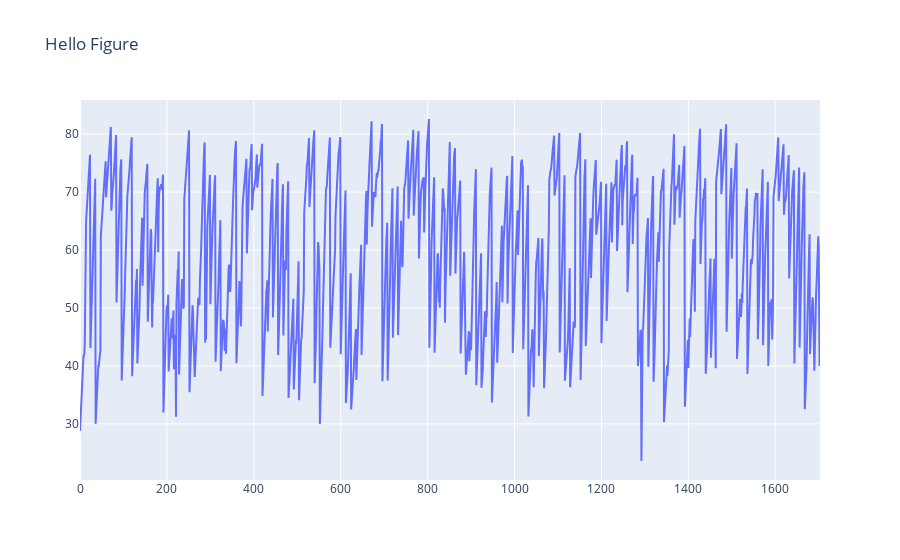

Source (notebook cell):
### Code cell
import plotly.graph_objects as go
fig = go.Figure()
fig.add_trace(go.Scatter(y=df.lifeExp))
fig.update_layout(title = 'Hello Figure')
fig.show()

### Figure 1 — Plotly figure (JSON) as saved in the notebook; plotly's stock layout.template omitted (floating-point values rounded to 4 significant figures; data arrays with more than 128 entries replaced by an {"elided": "..."} marker saying what was removed)
{"data": [{"type": "scatter", "y": {"elided": "1704 float values"}}], "layout": {"title": {"text": "Hello Figure"}}}
